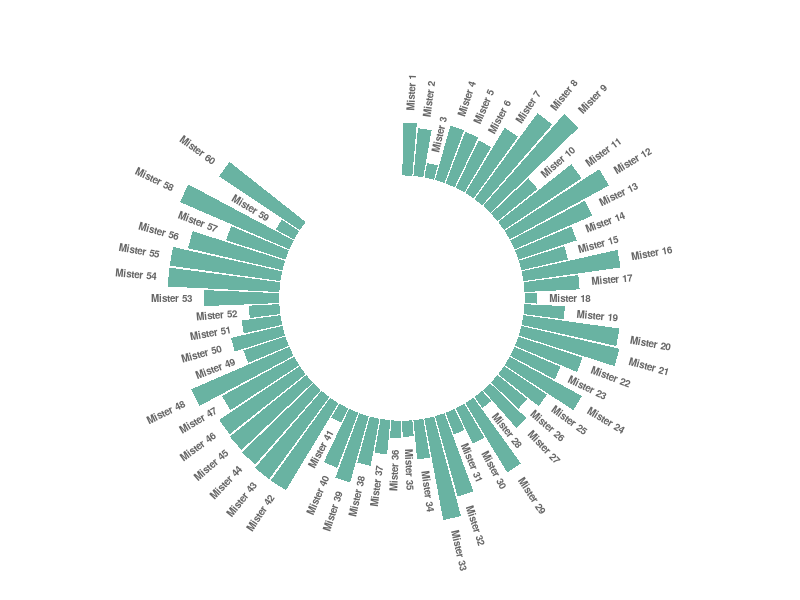
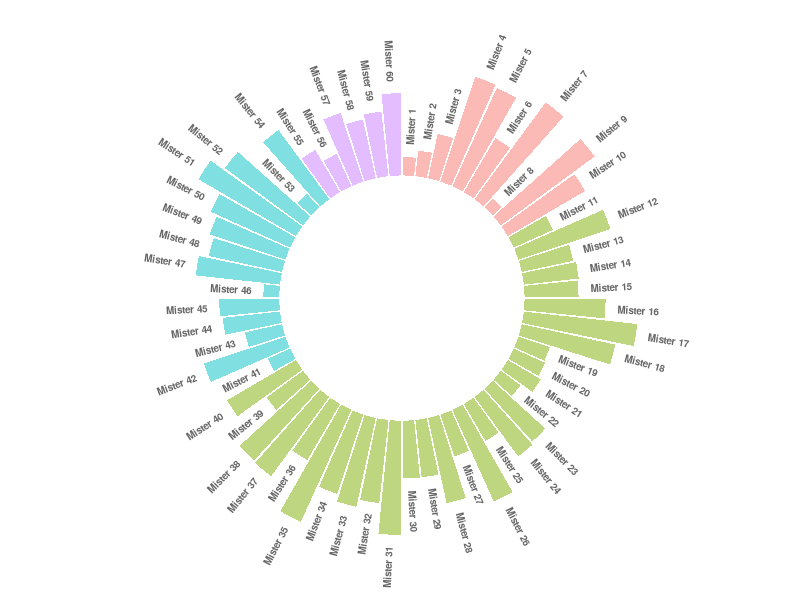
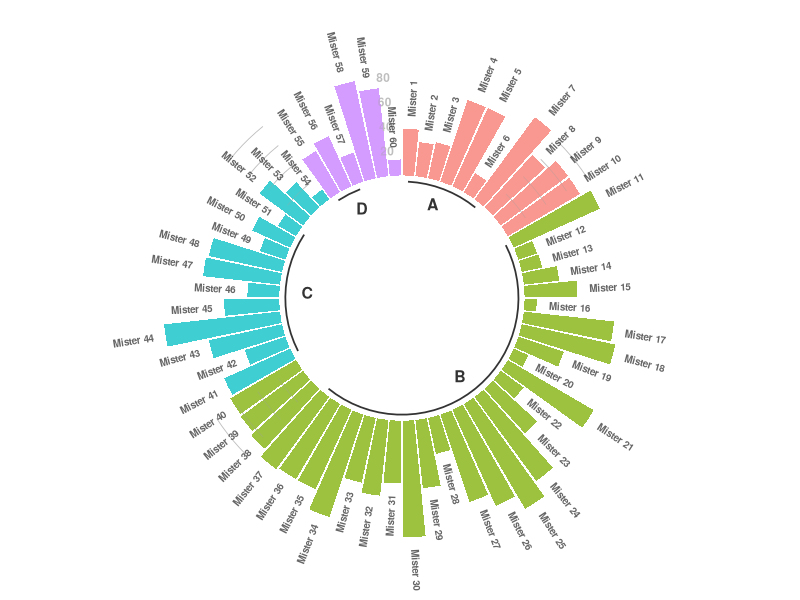

The R source for these figures, in order:
## ---- chunk 1
library(tidyverse)
library(readxl)
## ---- chunk 2
# Show it:
mtcars %>% head(5)
## ---- chunk 3
# Create dataset
data=data.frame(
  individual=paste( "Mister ", seq(1,60), sep=""),
  value=sample( seq(10,100), 60, replace=T)
)

# Set a number of 'empty bar'
empty_bar=10

# Add lines to the initial dataset
to_add = matrix(NA, empty_bar, ncol(data))
colnames(to_add) = colnames(data)
data=rbind(data, to_add)
data$id=seq(1, nrow(data))

# Get the name and the y position of each label
label_data=data
number_of_bar=nrow(label_data)
angle= 90 - 360 * (label_data$id-0.5) /number_of_bar     # I substract 0.5 because the letter must have the angle of the center of the bars. Not extreme right(1) or extreme left (0)
label_data$hjust<-ifelse( angle < -90, 1, 0)
label_data$angle<-ifelse(angle < -90, angle+180, angle)

# Make the plot
p = ggplot(data, aes(x=as.factor(id), y=value)) +       # Note that id is a factor. If x is numeric, there is some space between the first bar
  geom_bar(stat="identity", fill="#69b3a2") +
  ylim(-100,120) +
  theme_minimal() +
  theme(
    axis.text = element_blank(),
    axis.title = element_blank(),
    panel.grid = element_blank(),
    plot.margin = unit(rep(-1,4), "cm")
  ) +
  coord_polar(start = 0) +
  geom_text(data=label_data, aes(x=id, y=value+10, label=individual, hjust=hjust), color="black", fontface="bold",alpha=0.6, size=2.5, angle= label_data$angle, inherit.aes = FALSE )

p
## ---- chunk 4
# Create dataset
data=data.frame(
  individual=paste( "Mister ", seq(1,60), sep=""),
  group=c( rep('A', 10), rep('B', 30), rep('C', 14), rep('D', 6)) ,
  value=sample( seq(10,100), 60, replace=T)
)

# Set a number of 'empty bar' to add at the end of each group
empty_bar=4
to_add = data.frame( matrix(NA, empty_bar*nlevels(data$group), ncol(data)) )
colnames(to_add) = colnames(data)
to_add$group=rep(levels(data$group), each=empty_bar)
data=rbind(data, to_add)
data=data %>% arrange(group)
data$id=seq(1, nrow(data))

# Get the name and the y position of each label
label_data=data
number_of_bar=nrow(label_data)
angle= 90 - 360 * (label_data$id-0.5) /number_of_bar     # I substract 0.5 because the letter must have the angle of the center of the bars. Not extreme right(1) or extreme left (0)
label_data$hjust<-ifelse( angle < -90, 1, 0)
label_data$angle<-ifelse(angle < -90, angle+180, angle)

# Make the plot
p = ggplot(data, aes(x=as.factor(id), y=value, fill=group)) +       # Note that id is a factor. If x is numeric, there is some space between the first bar
  geom_bar(stat="identity", alpha=0.5) +
  ylim(-100,120) +
  theme_minimal() +
  theme(
    legend.position = "none",
    axis.text = element_blank(),
    axis.title = element_blank(),
    panel.grid = element_blank(),
    plot.margin = unit(rep(-1,4), "cm")
  ) +
  coord_polar() +
  geom_text(data=label_data, aes(x=id, y=value+10, label=individual, hjust=hjust), color="black", fontface="bold",alpha=0.6, size=2.5, angle= label_data$angle, inherit.aes = FALSE )

p
## ---- chunk 5
# Create dataset
data=data.frame(
  individual=paste( "Mister ", seq(1,60), sep=""),
  group=c( rep('A', 10), rep('B', 30), rep('C', 14), rep('D', 6)) ,
  value=sample( seq(10,100), 60, replace=T)
)

# Set a number of 'empty bar' to add at the end of each group
empty_bar=3
to_add = data.frame( matrix(NA, empty_bar*nlevels(data$group), ncol(data)) )
colnames(to_add) = colnames(data)
to_add$group=rep(levels(data$group), each=empty_bar)
data=rbind(data, to_add)
data=data %>% arrange(group)
data$id=seq(1, nrow(data))

# Get the name and the y position of each label
label_data=data
number_of_bar=nrow(label_data)
angle= 90 - 360 * (label_data$id-0.5) /number_of_bar     # I substract 0.5 because the letter must have the angle of the center of the bars. Not extreme right(1) or extreme left (0)
label_data$hjust<-ifelse( angle < -90, 1, 0)
label_data$angle<-ifelse(angle < -90, angle+180, angle)

# prepare a data frame for base lines
base_data=data %>%
  group_by(group) %>%
  summarize(start=min(id), end=max(id) - empty_bar) %>%
  rowwise() %>%
  mutate(title=mean(c(start, end)))

# prepare a data frame for grid (scales)
grid_data = base_data
grid_data$end = grid_data$end[ c( nrow(grid_data), 1:nrow(grid_data)-1)] + 1
grid_data$start = grid_data$start - 1
grid_data=grid_data[-1,]

# Make the plot
p = ggplot(data, aes(x=as.factor(id), y=value, fill=group)) +       # Note that id is a factor. If x is numeric, there is some space between the first bar

  geom_bar(aes(x=as.factor(id), y=value, fill=group), stat="identity", alpha=0.5) +

  # Add a val=100/75/50/25 lines. I do it at the beginning to make sur barplots are OVER it.
  geom_segment(data=grid_data, aes(x = end, y = 80, xend = start, yend = 80), colour = "grey", alpha=1, size=0.3 , inherit.aes = FALSE ) +
  geom_segment(data=grid_data, aes(x = end, y = 60, xend = start, yend = 60), colour = "grey", alpha=1, size=0.3 , inherit.aes = FALSE ) +
  geom_segment(data=grid_data, aes(x = end, y = 40, xend = start, yend = 40), colour = "grey", alpha=1, size=0.3 , inherit.aes = FALSE ) +
  geom_segment(data=grid_data, aes(x = end, y = 20, xend = start, yend = 20), colour = "grey", alpha=1, size=0.3 , inherit.aes = FALSE ) +

  # Add text showing the value of each 100/75/50/25 lines
  annotate("text", x = rep(max(data$id),4), y = c(20, 40, 60, 80), label = c("20", "40", "60", "80") , color="grey", size=3 , angle=0, fontface="bold", hjust=1) +

  geom_bar(aes(x=as.factor(id), y=value, fill=group), stat="identity", alpha=0.5) +
  ylim(-100,120) +
  theme_minimal() +
  theme(
    legend.position = "none",
    axis.text = element_blank(),
    axis.title = element_blank(),
    panel.grid = element_blank(),
    plot.margin = unit(rep(-1,4), "cm")
  ) +
  coord_polar() +
  geom_text(data=label_data, aes(x=id, y=value+10, label=individual, hjust=hjust), color="black", fontface="bold",alpha=0.6, size=2.5, angle= label_data$angle, inherit.aes = FALSE ) +

  # Add base line information
  geom_segment(data=base_data, aes(x = start, y = -5, xend = end, yend = -5), colour = "black", alpha=0.8, size=0.6 , inherit.aes = FALSE )  +
  geom_text(data=base_data, aes(x = title, y = -18, label=group), hjust=c(1,1,0,0), colour = "black", alpha=0.8, size=4, fontface="bold", inherit.aes = FALSE)

p
